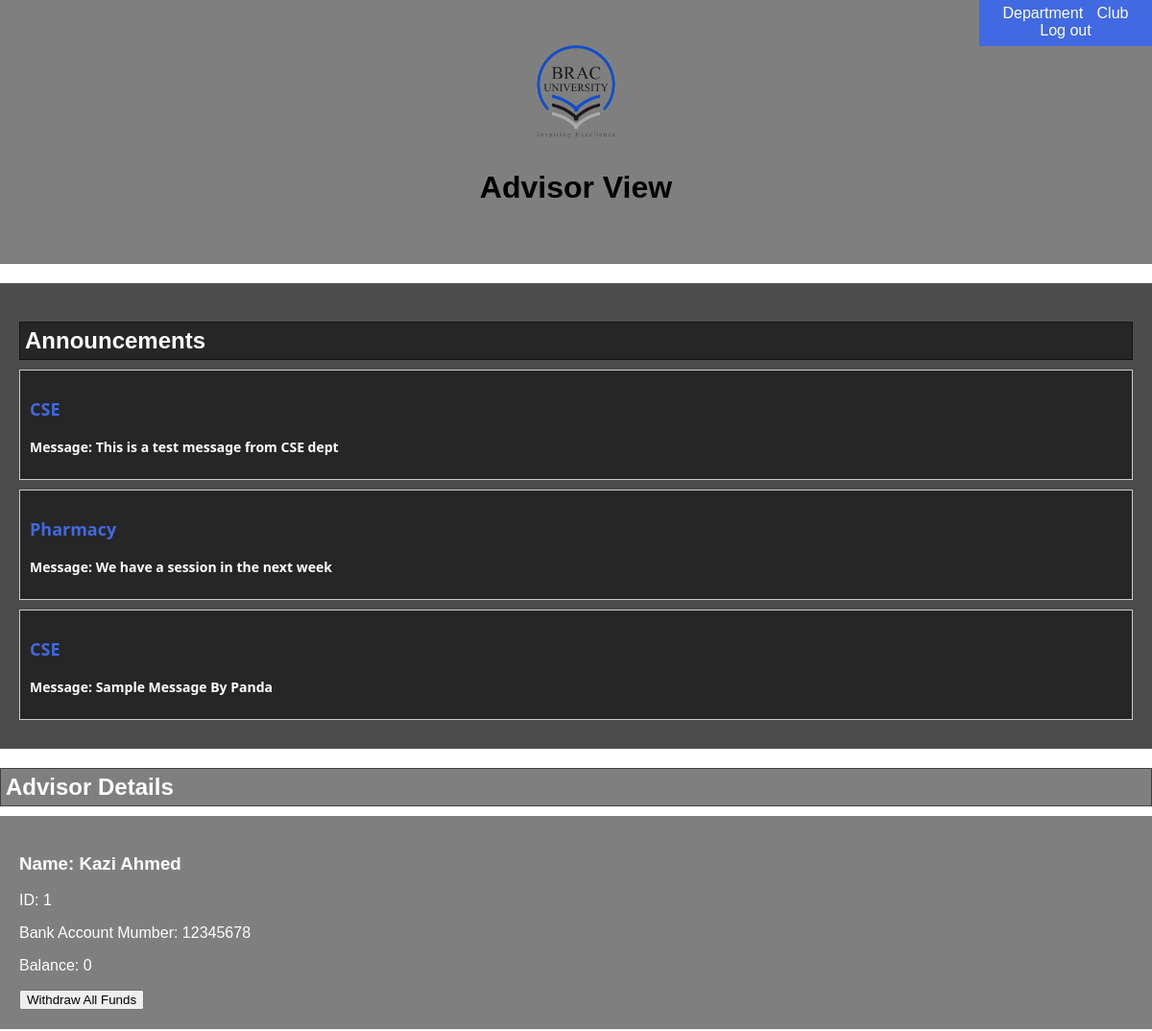
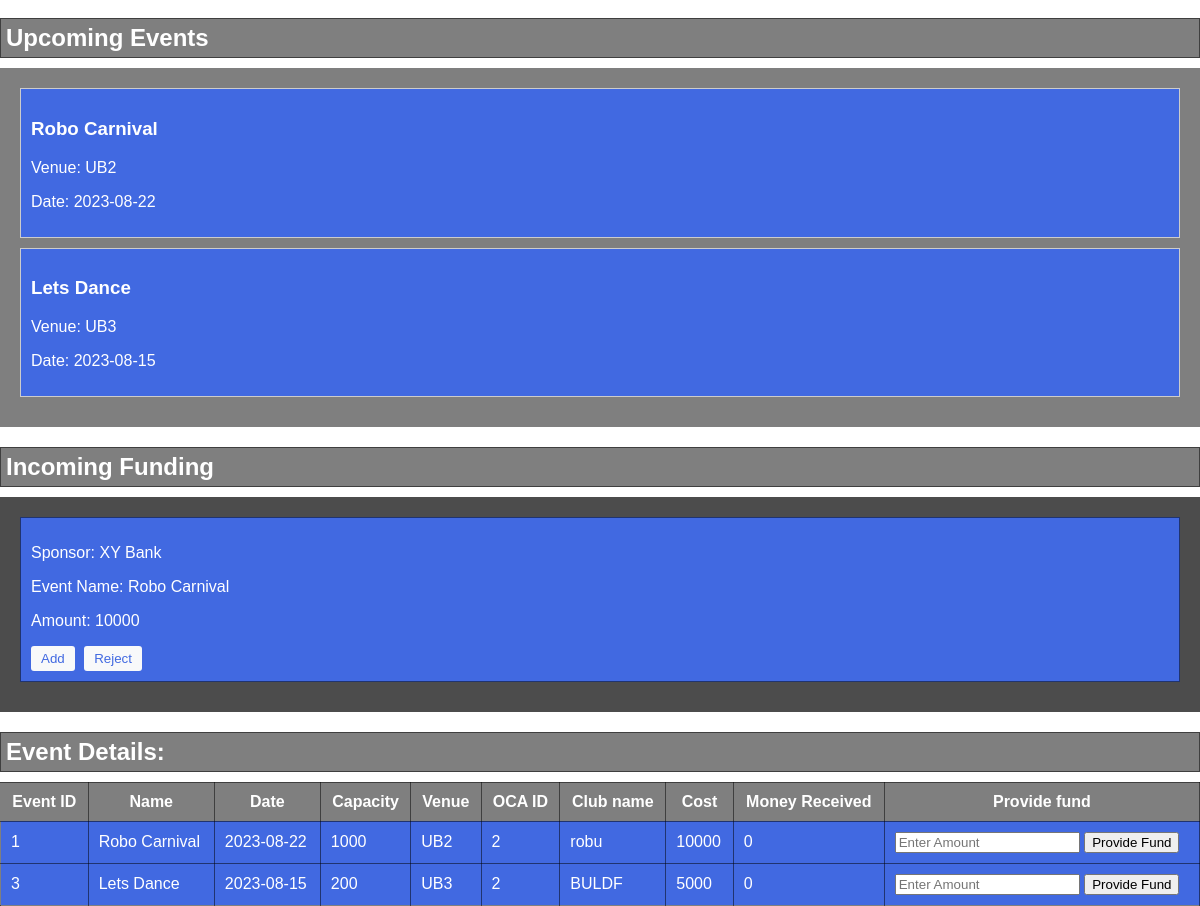
The app's page /advisorview.php with its own data (2 pictures, top to bottom).
### tables this page shows
CREATE TABLE `departmentmessages` (
  `departmentname` varchar(100) NOT NULL,
  `message` varchar(200) NOT NULL
);

CREATE TABLE `advisor` (
  `email` varchar(40) NOT NULL,
  `name` varchar(40) NOT NULL,
  `pin` int(11) NOT NULL,
  `id` int(11) NOT NULL,
  `Bank_account` int(11) NOT NULL,
  `designation` varchar(20) NOT NULL,
  `balance` int(11) NOT NULL
);

CREATE TABLE `event` (
  `event_id` int(100) NOT NULL,
  `name` varchar(100) NOT NULL,
  `cost` int(100) NOT NULL,
  `date` date NOT NULL,
  `capacity` int(100) NOT NULL,
  `vanue` varchar(100) NOT NULL,
  `oca_id` int(100) NOT NULL,
  `club_name` varchar(100) NOT NULL,
  `money_received` int(11) NOT NULL
);

CREATE TABLE `funding_request` (
  `Sponsor_email` varchar(40) NOT NULL,
  `Event` varchar(40) NOT NULL,
  `Amount` int(40) NOT NULL
);

CREATE TABLE `sponsor` (
  `Email` varchar(40) NOT NULL,
  `Pin` int(11) NOT NULL,
  `name` varchar(40) NOT NULL,
  `Designation` varchar(40) NOT NULL,
  `funding` int(11) NOT NULL,
  `advisor_account` int(11) NOT NULL,
  `oca_id` int(11) NOT NULL
);

### advisorview.php (the view, shortened to what this page needs)
<!DOCTYPE html>
<html lang="en">
<head>
    <link rel="stylesheet" type="text/css" href="css/advisorview.css">
</head>
<body background="img/bracubackground.jpg">
    <div class="navbar">
        <a href='department_list.php'>Department</a>
        <a href='club_list.php'>Club</a>
        <a href="logout.php">Log out</a>
    </div>
    <div class="advisor-info">
        <img src="img/bracu_logo.png" alt="Club Logo" class="club-logo">
        <h1 class="advisor"><?php echo 'Advisor View'; ?></h1>
    </div>
    <div class="Dept-messages">
    <h2 class="section-heading">Announcements</h2>
    <?php
                require_once("dbconnect.php");
                $sql = "SELECT * FROM departmentmessages";
                $result = mysqli_query($conn, $sql);
                if(mysqli_num_rows($result) > 0){
                    while($row = mysqli_fetch_array($result)){
            ?>
            <div class="departmentmessages">
                <h3><?php echo $row[0]; ?></h3>
                <p> Message: <?php echo $row[1]; ?></p>
            </div>
            <?php
                    }
                }
            ?>
    </div>
    <div class="advisor-details">
        <h2 class = 'section-heading'>Advisor Details</h2>
        <div class="advisor-details-dev">
            <?php
                require_once("dbconnect.php");
                $sql = "SELECT * FROM advisor";
                $result = mysqli_query($conn, $sql);
                if(mysqli_num_rows($result) > 0){
                    while($row = mysqli_fetch_array($result)){
            ?>
            <div class="advisor">
                <h3> Name: <?php echo $row[1]; ?></h3>
                <p> ID: <?php echo $row[3]; ?></p>
                <p> Bank Account Mumber: <?php echo $row[4]; ?></p>
                <p> Balance: <?php echo $row[6]; ?></p>
                <form action="" method="post">
        <button class="withdraw-balance" name="withdraw_balance">Withdraw All Funds</button>
    </form>
            </div>
            <?php
                    }
                }
            ?>
        </div>
    </div>
    <div class="events-section">
        <h2 class = 'section-heading'>Upcoming Events</h2>
        <div class="upcoming-events-dev">
            <?php
                require_once("dbconnect.php");
                $sql = "SELECT * FROM event";
                $result = mysqli_query($conn, $sql);
                if(mysqli_num_rows($result) > 0){
                    while($row = mysqli_fetch_array($result)){
            ?>
            <div class="event">
                <h3><?php echo $row[1]; ?></h3>
                <p> Venue: <?php echo $row[5]; ?></p>
                <p> Date: <?php echo $row[3]; ?></p>
            </div>
            <?php
                    }
                }
            ?>
        </div>
    </div>
    <div class="funding-requests">
    <h2 class="section-heading">Incoming Funding </h2>
    <div class="incoming-requests">
    <?php
            require_once("dbconnect.php");
            $sql = "SELECT f.sponsor_email, f.event, f.amount, s.name FROM funding_request as f
                        INNER JOIN sponsor as s where f.Sponsor_email = s.email ";
            $result = mysqli_query($conn, $sql);
                if(mysqli_num_rows($result) > 0){
                    while($row = mysqli_fetch_array($result)){
            ?>
                <div class="request">
    <p>Sponsor: <?php echo $row[3]; ?></p>
    <p>Event Name: <?php echo $row[1]; ?></p>
    <p>Amount: <?php echo $row[2]; ?></p>
    <form action="" method="post">
        <button class="accept-request" name="accept_request">Add</button>
        <button class="reject-request">Reject</button>
    </form>
</div>
            <?php
                    }
                }
            ?>
    </div>
</div>
<div class="search-event">
        <h2 class="section-heading">Event Details:</h2>
        <div class="event-table">
        <table>
    <tr>
        <th>Event ID</th>
        <th>Name</th>
        <th>Date</th>
        <th>Capacity</th>
        <th>Venue</th>
        <th>OCA ID</th>
        <th>Club name</th>
        <th>Cost</th>
        <th>Money Received</th>
        <th>Provide fund</th>
    </tr>
    <?php
    require_once("dbconnect.php");
    $sql = "SELECT * FROM event";
    $result = mysqli_query($conn, $sql);
    if(mysqli_num_rows($result) > 0){
        while($row = mysqli_fetch_array($result)){
    ?>
    <tr>
        <td><?php echo $row[0]; ?></td>
        <td><?php echo $row[1]; ?></td>
        <td><?php echo $row[3]; ?></td>
        <td><?php echo $row[4]; ?></td>
        <td><?php echo $row[5]; ?></td>
        <td><?php echo $row[6]; ?></td>
        <td><?php echo $row[7]; ?></td>
        <td><?php echo $row[2]; ?></td>
        <td><?php echo $row[8]; ?></td>
        <td>
            <form action="" method="post">
                <input type="number" name="fundAmount" placeholder="Enter Amount" required>
                <button class="provide-fund" name="provide_fund">Provide Fund</button>
            </form>
        </td>
    </tr>
    <?php
        }
    }
    ?>
</table>
        </div>
    </div>
</body>
</html>

### css/advisorview.css (style rules this page uses)
body { font-family: Arial, sans-serif; margin: 0; padding: 0; background-size: cover; background-position: center; background-repeat: no-repeat; }
.navbar { position: fixed; top: 0; right: 0; text-align: right; border-bottom: 2px solid #4169E1; background-color: #4169E1; padding: 10px; width: 5%; box-sizing: border-box; z-index: 100; }
.navbar a { color: white; text-decoration: none; margin: 0 10px; }
.advisor-info { text-align: center; padding: 40px; background-color: rgba(0, 0, 0, 0.5); }
.club-logo { width: 100px; }
.upcoming-events-dev { background-color: rgba(0, 0, 0, 0.5); padding: 20px; color: white; }
.advisor-details-dev { background-color: rgba(0, 0, 0, 0.5); padding: 20px; color: white; }
.event { border: 1px solid #ccc; padding: 10px; margin-bottom: 10px; background-color: #4169E1; }
.section-heading { border: 1px solid rgba(0, 0, 0, 0.5); padding: 5px; background-color: rgba(0, 0, 0, 0.5); color: white; margin-bottom: 10px; }
.incoming-requests { background-color: rgba(0, 0, 0, 0.7); padding: 20px; color: white; }
.request { border: 1px solid rgba(0, 0, 0, 0.5); padding: 10px; margin-bottom: 10px; background-color: #4169E1; }
.accept-request, .reject-request { background-color: #F8F9FA; color: #4169E1; border: none; padding: 5px 10px; cursor: pointer; border-radius: 3px; margin-right: 5px; }
table { width: 100%; border-collapse: collapse; }
th, td { border: 1px solid rgba(0, 0, 0, 0.5); padding: 10px; background-color: #4169E1; color: white; }
th { background-color: rgba(0, 0, 0, 0.5); color: white; }
.Dept-messages { padding: 20px; background-color: rgba(0, 0, 0, 0.7); color: white; font-family: Arial, sans-serif; margin-top: 20px; }
.departmentmessages { border: 1px solid #ccc; padding: 10px; margin-bottom: 10px; background-color: rgba(0, 0, 0, 0.5); font-family: 'Segoe UI', Tahoma, Geneva, Verdana, sans-serif; font-weight: bold; }
.departmentmessages h3 { color: #4169E1; font-size: 18px; }
.departmentmessages p { color: white; font-size: 14px; }
.navbar { position: fixed; top: 0; right: 0; text-align: center; border-bottom: 2px solid #4169E1; background-color: #4169E1; padding: 05px; width: 15%; box-sizing: border-box; z-index: 100; }
.navbar a { color: white; text-decoration: none; margin: 0 5px; }

### records on screen
departmentmessages: departmentname "CSE", message "This is a test message from CSE dept"
departmentmessages: departmentname "Pharmacy", message "We have a session in the next week"
departmentmessages: departmentname "CSE", message "Sample Message By Panda"
advisor: name "Kazi Ahmed", id "1", Bank_account "12345678", balance "0"
event: name "Robo Carnival", vanue "UB2", date "2023-08-22", event_id "1", capacity "1000", oca "2", club_name "robu", cost "10000", money_received "0"
event: name "Lets Dance", vanue "UB3", date "2023-08-15", event_id "3", capacity "200", oca "2", club_name "BULDF", cost "5000", money_received "0"
funding_request: Sponsor_email.name "XY Bank", Event "Robo Carnival", Amount "10000"
